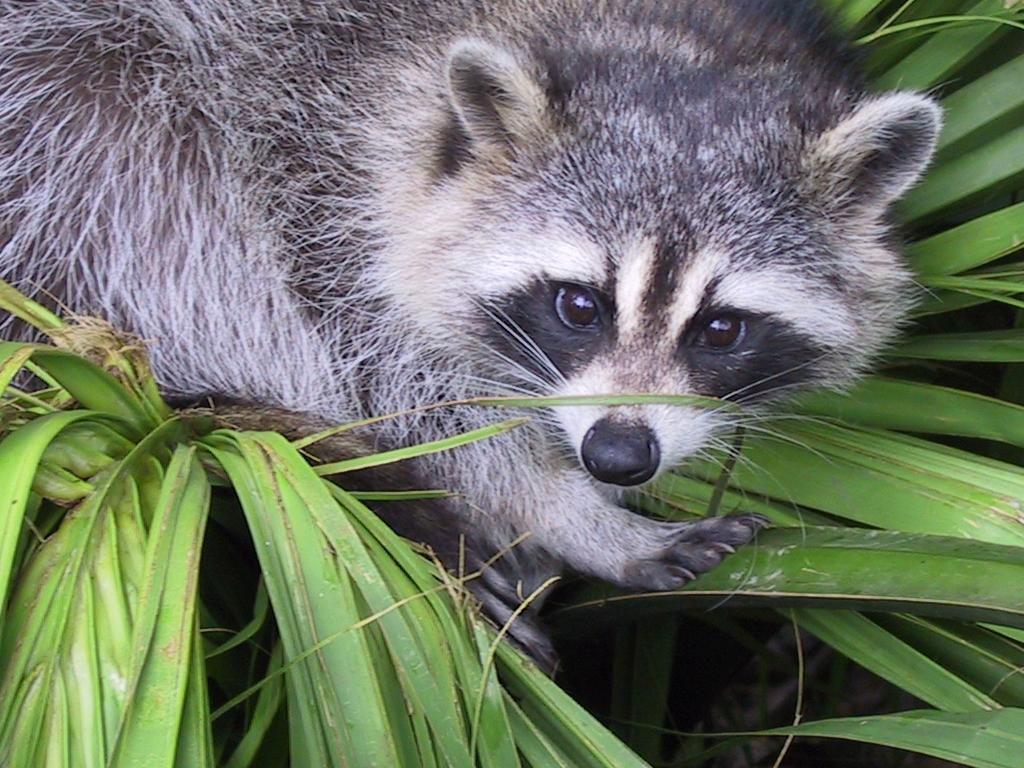
#> input picture PYTHON_01/ex03/animal.jpeg, 1024 x 768 px
$ python load_image.py
#> lines starting #> are read from the running program, lines starting #| are printed output that depends on the picture
### PYTHON_01/ex03/zoom.py
from PIL import Image

# [14 lines of commented-out code are left out]

def ft_zoom(img, zoom):
    """Zoom on the center of the image"""
    x = img.width / 2
    y = img.height / 2
    w, h = img.size
    zoom2 = zoom * 2
    img = img.crop((x - w / zoom2, y - h / zoom2,
                    x + w / zoom2, y + h / zoom2))
    return img.resize((w, h), Image.LANCZOS)

### PYTHON_01/ex03/load_image.py
from PIL import Image
import os
import numpy as np
from zoom import ft_zoom

# [25 lines of commented-out code are left out]


def load_image():
    """Load an image from file path"""
    file_path = "animal.jpeg"
    try:
        image = Image.open(file_path)
#> image is the input picture: PIL image 1024x768 RGB; mean R, G, B 110.7, 117.7, 102.1

        return image
    except IOError:
        print("Unable to load image")
        return None

def print_image_info(image):
    """Print information about the image"""
    if image:
        width, height = image.size
#> width = 1024; height = 768
        channels = len(image.getbands())
#> channels = 3

        print("Image Information:")
        print(f"Size: {width} x {height} pixels")
#| Size: 1024 x 768 pixels
        print(f"Number of Channels: {channels}")
#| Number of Channels: 3
        np_image = np.array(image)
        print("The shape of image is:",np_image.shape)
#| The shape of image is: (768, 1024, 3)
        # for x in np_image:
        #     print(x)

def display_image(image, zoom_factor):
    """Display the image after applying zoom"""
#> called with zoom_factor = 4
    if image:
        width, height = image.size
#> width = 1024; height = 768
        zoomed_width = int(width * zoom_factor)
#> zoomed_width = 4096
        zoomed_height = int(height * zoom_factor)
#> zoomed_height = 3072

        zoomed_image = image.resize((zoomed_width, zoomed_height))

        print("Pixel Content:")
        # [5 lines of commented-out code are left out]
        zoomed_image = ft_zoom(image, zoom_factor)
#> in ft_zoom, `img = img.crop((x - w / zoom2, y - h / zoom2, x + w / zoom2, y + h / z..`:
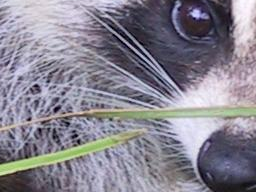
#> img: PIL image 256x192 RGB; mean R, G, B 135.6, 132.3, 144.4
#> in ft_zoom, `return img.resize((w, h), Image.LANCZOS)`:
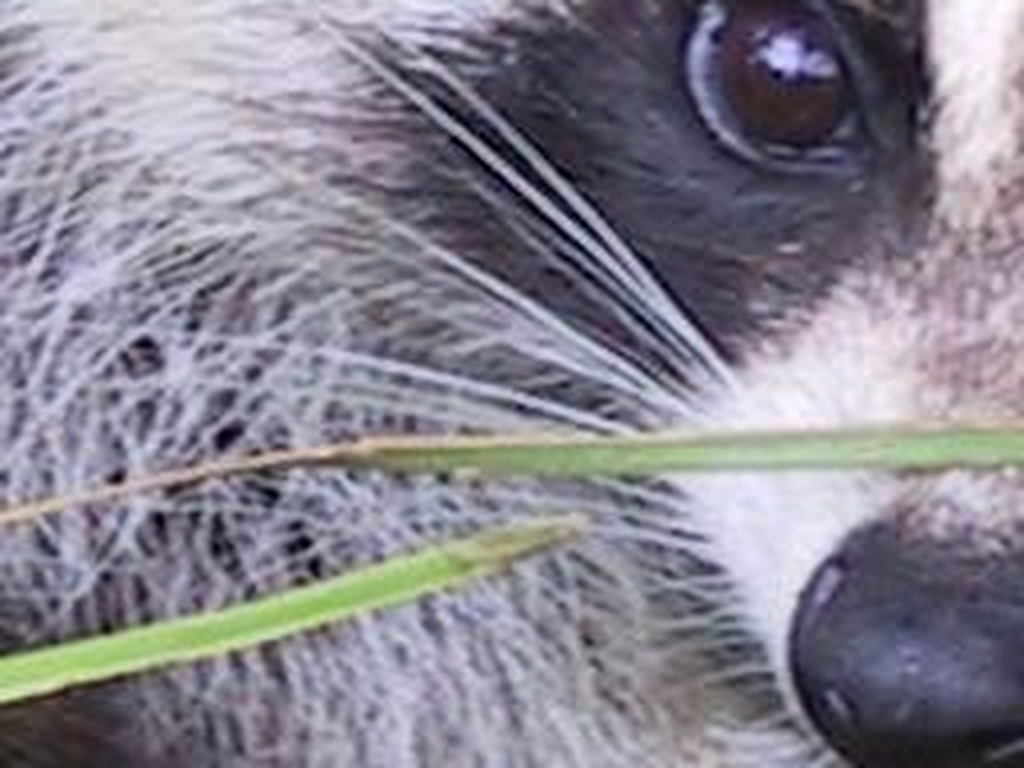
#> returned value: PIL image 1024x768 RGB; mean R, G, B 135.6, 132.3, 144.4

        print("New shape after slicing: (400, 400, 1) or (400, 400)")
        print_image_info(zoomed_image)
#| Size: 1024 x 768 pixels
#| Number of Channels: 3
#| The shape of image is: (768, 1024, 3)

        zoomed_image.show()

if __name__ == "__main__":
    zoom_factor = 4.0

    image = load_image()
    print_image_info(image)
    display_image(image, zoom_factor)
